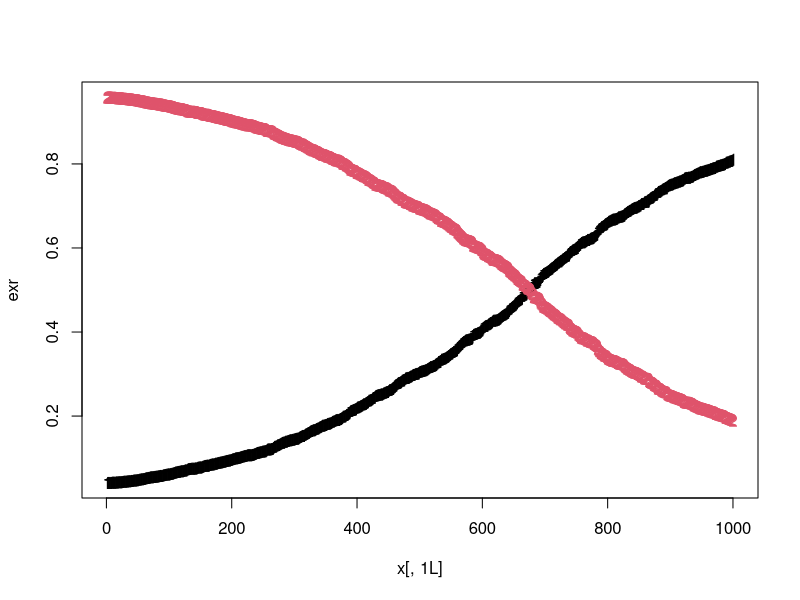
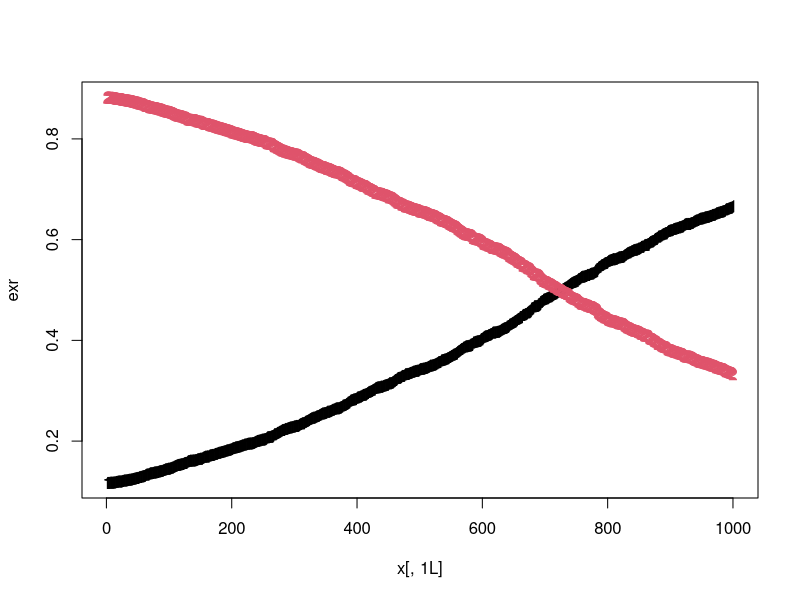
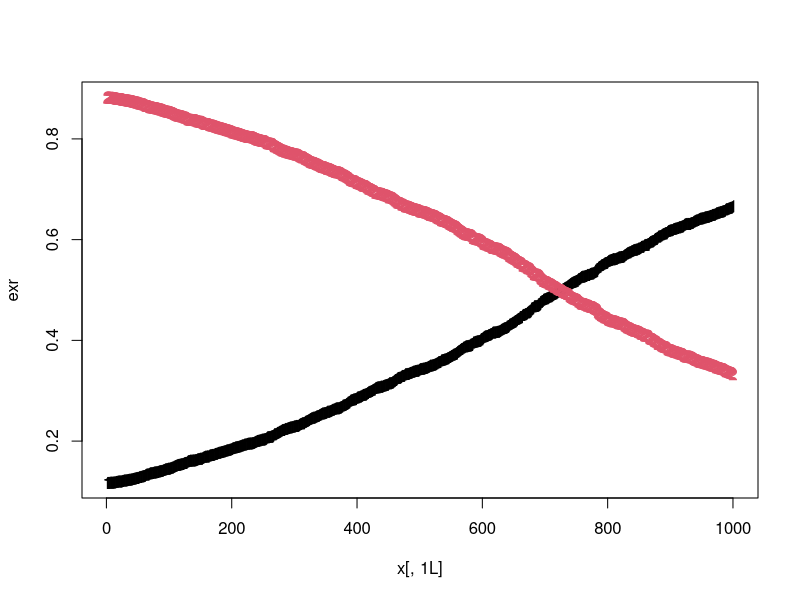
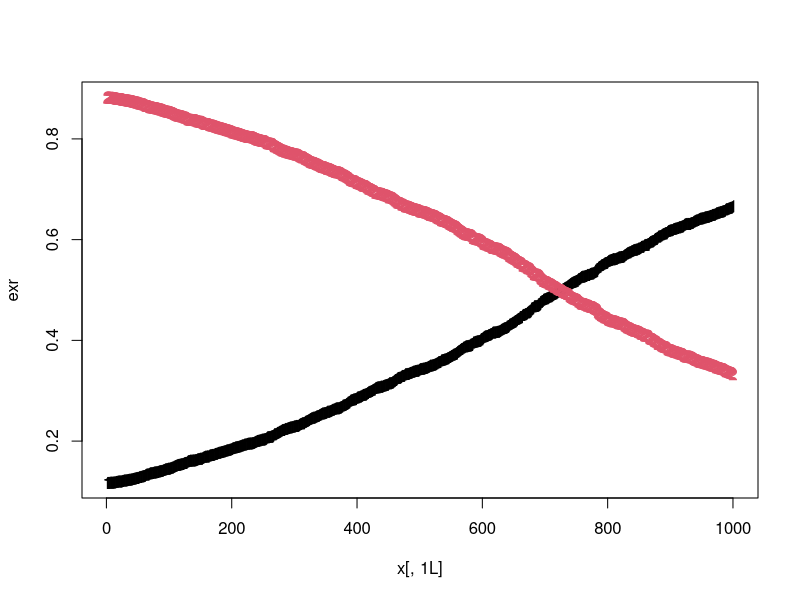
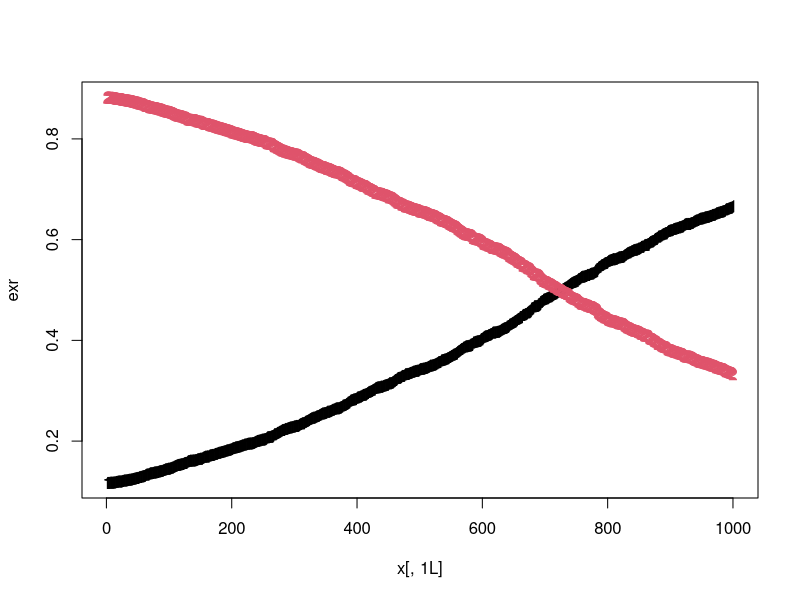
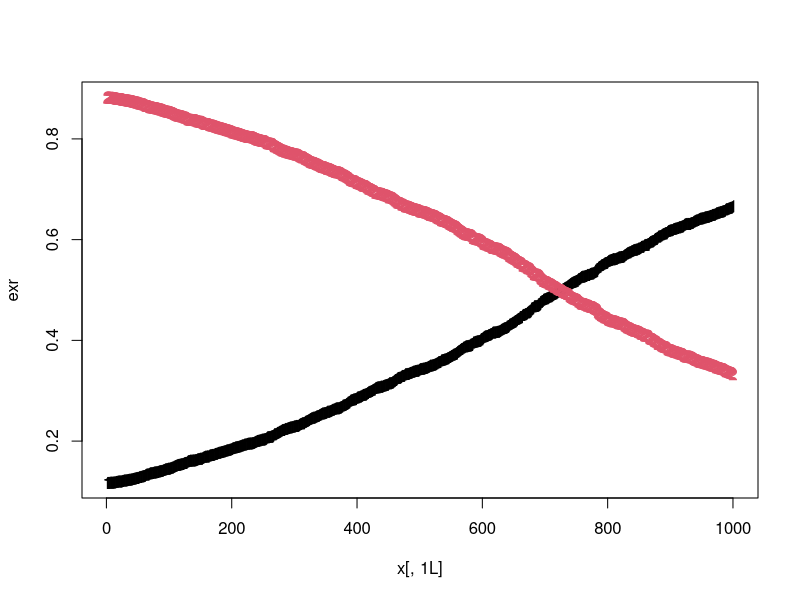
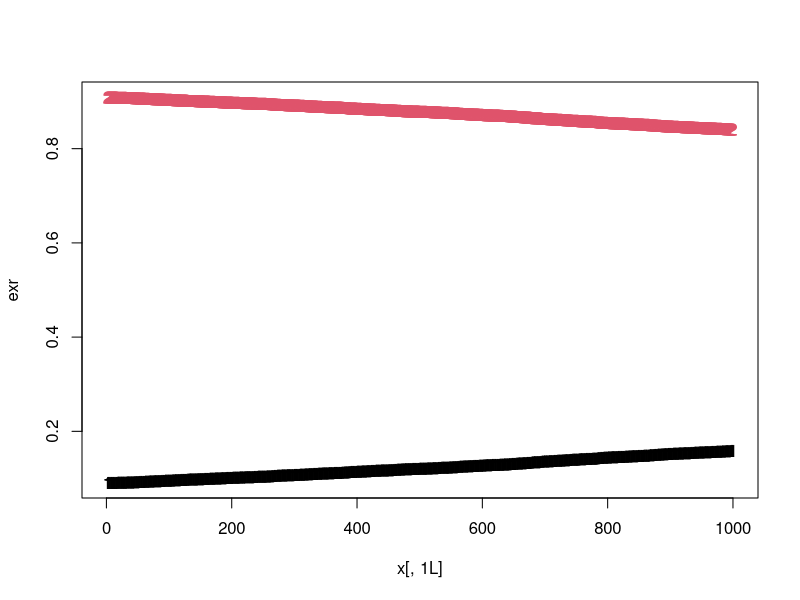
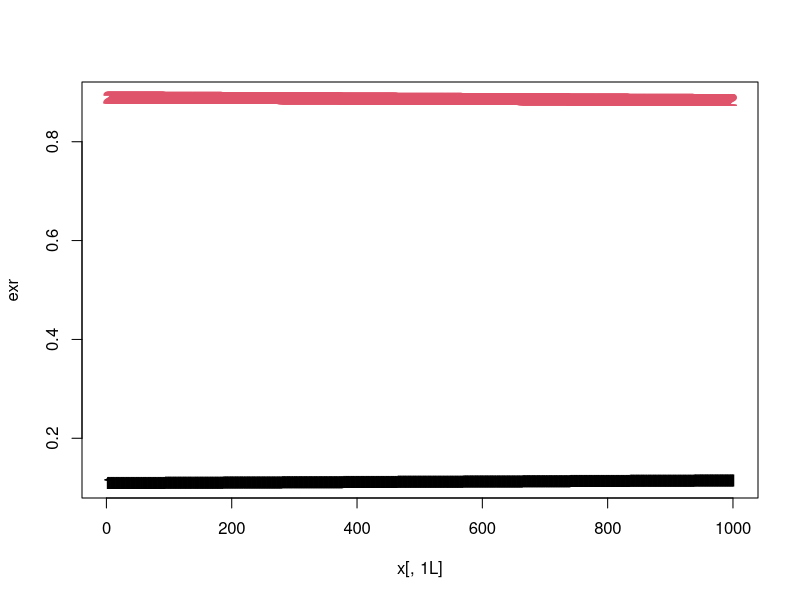

The R source for these figures, in order: (Note: this script raises an error after producing the figures.)

library(mvtnorm)
library(MASS)
options(error=dump.frames)

# t - registered time, no censorship, nx1
# t.l, t.u - lower and upper bounds in interval-censored data, nx1 each 
# if data is uncensored, they should be equal (but only t.l is used)
# right.censored - indicator, nx1
# interv.censored - indicator, nx1
# X covariates - nxp
# w - simulated latent times, nx1
# Z - indicator of latent component, n x J
# beta - coeffcients of AFT models, J x p
# sigma - sigma of AFT models, J x 1 
# rho - coefficients of logistic link, J x p

moaftme.sampler <- function(t.l, t.u, right.censored, int.censored, X, J, M, 
        n0, S0, b0, B0, tune) {
    n <- nrow(X)
    p <- ncol(X)

    # samples
    w.samples <- matrix(NA, nrow=M, ncol=n)
    Z.samples <- array(NA, c(M, n, J))
    sigma.samples <- matrix(nrow=M, ncol=J)
    # usar B0
    beta.samples <- array(NA, c(M, J, p))
    rho.samples <- array(NA, c(M, J, p))

    # initial sampling
    Z.samples[1,,] <- t(rmultinom(n, 1, rep(1/J, J)))
    beta.samples[1,,] <- matrix(rnorm(p*J, mean=0, sd=1), ncol=p)
    rho.samples[1,,] <- matrix(rnorm(p*J, mean=0, sd=1), ncol=p)
    # set first col to zero for identifiability
    rho.samples[1,1,] <- matrix(0, nrow=p, ncol=1)
    #sigma.samples[1,] <- matrix(1/rgamma(J, n0/2, n0*S0/2), nrow=1)
    sigma.samples[1,] <- matrix(1, nrow=1, ncol=J)
    w.samples[1,] <- matrix(0, nrow=n)

    accepts <- rep(0, J)

    # main loop
    for (m in 2:M) {
        print(m)

        w.samples[m,] <- sample.w(t.l, t.u, right.censored, int.censored,
                Z.samples[m-1,,],
                X,
                beta.samples[m-1,,],
                sigma.samples[m-1,])
        #w.samples[m,] <- sample.w.2(t.l, t.u, right.censored, int.censored,
        #        X,
        #        beta.samples[m-1,,],
        #        rho.samples[m-1,,],
        #        sigma.samples[m-1,])

        Z.samples[m,,] <- sample.z(w.samples[m,], X,
                beta.samples[m-1,,], 
                rho.samples[m-1,,],
                sigma.samples[m-1,])
        #print (Z.samples[m,,])
        
        if (any(colSums(Z.samples[m,,])==0)) {
            browser()
        }

        # sample.beta uses log of time
        Y <- log(w.samples[m,])
        #out <- sample.beta.2(Y, X, Z.samples[m,,])
        out <- sample.beta(Y, X, Z.samples[m,,], n0, S0, b0, B0)
        beta.samples[m,,] <- out$beta
        sigma.samples[m,] <- out$sigma
        
        out <- sample.rho(X, Z.samples[m,,], rho.samples[m-1,,], tune)
        rho.samples[m,,] <- out$rho
        accepts <- accepts + out$accept

    }
    acc.rate <- (accepts*100)/m
    list(w.samples=w.samples,Z.samples=Z.samples,sigma.samples=sigma.samples,
            beta.samples=beta.samples,rho.samples=rho.samples,acc.rate=acc.rate)
}

# return .w, 1xp matrix of pseudo-observations
sample.w <- function(t.l, t.u, right.censored, int.censored, Z, X,
        .beta, .sigma) {
    # convert from 0,1 to T,F
    Z <- (Z == 1)
    # by default (no censorship) .w[i] = t.l
    .w <- t.l
    for (i in 1:nrow(t.l)) {
        xtb <- crossprod(X[i,], .beta[Z[i,],])
        s <- .sigma[Z[i,]]
        if (int.censored[i]==1) {
            FlFu <- plnorm(c(t.l[i], t.u[i]), xtb, s)
            # handle case when Fl and Fu ~ 1
            if (FlFu[1] > (1-1e-6)) {
                .w[i] <- runif(1, t.l[i], t.u[i])
            } else {
                .w[i] <- qlnorm(runif(1, FlFu[1], FlFu[2]), xtb, s)
            }
        } else if (right.censored[i]==1) {
            Fl <- plnorm(t.l[i], xtb, s)
            .w[i] <- qlnorm(runif(1, Fl, 1 ), xtb, s)
            .w[i] <- ifelse(is.infinite(.w[i]), t.l[i], .w[i])
        }
        #print(.w[i])
        if (is.infinite(.w[i])) {
            print('Infinite')
        }
        if (is.nan(.w[i])) {
            print('nan')
        }
        if (is.infinite(.w[i]) || is.nan(.w[i])) {
            print(.beta[Z[i,],])
            print(s)
            print(xtb)
            print(sprintf("i=%d, Fl=%f, Fu=%f, rc=%d", i, plnorm(t.l[i], xtb, s), plnorm(t.u[i], xtb, s), right.censored[i]))
        }
 
    }
    .w
}

sample.w.2 <- function(t.l, t.u, right.censored, int.censored, X,
        .beta, .rho, .sigma) {
    # convert from 0,1 to T,F
    .w <- matrix(nrow=1,ncol=nrow(X))
    for (i in 1:nrow(t.l)) {
        if (int.censored[i]==1) {
            Fl <- dF.i(t.l[i], X[i,], .beta, .rho, .sigma)
            Fu <- dF.i(t.u[i], X[i,], .beta, .rho, .sigma)
            Fw <- runif(1, Fl, Fu) 
            f.tmp <- function(w) {
                Fw-dF.i(w, X[i,], .beta, .rho, .sigma)
            }
            t. <- seq(0, 1, 0.01) 
            ft. <- apply(as.matrix(t.), 1,f.tmp)
            .w[i,] <- uniroot(f.tmp, lower=t.l[i], upper=t.u[i])
        } else if (right.censored[i]==1) {
            Fl <- dF.i(t.l[i], X[i,], .beta, .rho, .sigma)
            Fw <- function(w) {
                runif(1, Fl, 1)-dF.i(w, X[i,], .beta, .rho, .sigma)
            }
            print(sprintf("%f %f %f %f" , t.l[i], 1, Fw(t.l[i]), Fw(1)))
            .w[i] <- uniroot(Fw, lower=t.l[i], upper=999)
        } else {
            .w[i] <- t.l[i]
        }
    }
    .w
}

# return nxJ matrix Z where Z[i,j]=1 indicates obs. i comes from component j
sample.z <- function(w, X, .beta, .rho, .sigma) {
    # .p: nxj matrix where .p(i,j) = p(x.i, rho.j)
    xtr <- tcrossprod(X, .rho)
    # logs to (try to) avoid overflow
    .p <- exp(xtr - repmat(log(rowSums(exp(xtr))), 1, nrow(.rho)))
    # .f: nxj matrix where .f(i,j) = .f_j(x.i, .beta.j) 

    .f <- dlnorm(repmat(w, 1, ncol(.p)), tcrossprod(X,.beta), repmat(matrix(.sigma,nrow=1), nrow(X), 1))
    # h: nxj matrix where

    #hist(w, 20)
    #print(w)
    #print (.f)

    h <- matrix(1, nrow=nrow(.p), ncol=ncol(.p))
    for (j in 1:ncol(.p)) {
        for (j2 in 1:ncol(.p)) {
            if (j2 != j) {
                h[,j] <- h[,j] + (.p[,j2]*.f[,j2])/(.p[,j]*.f[,j])
                #(.p[,j2]*.f[,j2])
                #(.p[,j]*.f[,j])
                #print((.p[,j2]*.f[,j2])/(.p[,j]*.f[,j]))
                #(1 + (.p[,j2]*.f[,j2])/(.p[,j]*.f[,j]))^(-1)
            }
        }
    }
    h <- 1/h

    if (any(is.nan(h))) {
        browser()
        #print("nan")
        #print(xtr)
        ##print(rowSums(exp(xtr)))
        #print(.p)
        #print(.f)
    }

    Z <- matrix(nrow=nrow(X), ncol=nrow(.beta))
    for (i in 1:nrow(X)) {
        Z[i,] <- rmultinom(1, 1, h[i,])
    }
    Z
}

# Y: log(w)
# z: column of memberships for jth component
sample.beta <- function(Y,X,Z,n0,S0,b0,B0) {

    #J x p
    out.beta <- matrix(NA, nrow=ncol(Z), ncol=ncol(X))
    #1 x J
    out.sigma <- matrix(NA, nrow=1, ncol=ncol(Z))
    for (j in 1:nrow(out.beta)) {
        #out <- sample.beta.j(Y, X, Z.samples[m,,j], sigma.samples[m-1,j]^2, n0, S0, b0, B0)  
        #sigma.samples[m,j] <- sqrt(out$sig2j)
        #beta.samples[m,j,] <- t(out$beta.j)
        X.s<- matrix(X[Z[,j]==1,],nrow=sum(Z[,j]) ,ncol=ncol(X))
        Y.s<- Y[Z[,j]==1]
        .n <-nrow(X.s)
        p <- ncol(X.s)
        b0<-matrix(0,ncol(X.s),1)
        B0<-1000*diag(ncol(X.s))
        B1<- ginv(ginv(B0) + t(X.s) %*% X.s)
        b1<-B1%*%(ginv(B0)%*%b0 + t(X.s)%*%Y.s)
        beta.h<- ginv(t(X.s)%*% X.s ) %*% t(X.s) %*% Y.s
        n1<-n0 + .n
        #beta.j<- t(rmvt(1,B1,n1)) + b1
        beta.j<- t(rmvt(1,B1,n1)) + b1
        S2 <- t(Y.s)%*% ( diag(.n) - X.s%*%ginv(t(X.s)%*% X.s)%*%t(X.s) )%*% Y.s / (.n - ncol(X.s))
        n1S1<-n0*S0 + (.n-p)*S2[1,1] + t(beta.h - b0)%*% ginv( B0 + ginv(t(X.s)%*%X.s) ) %*% (beta.h -b0)
        out.sigma[j] <- sqrt(1/ rgamma(1,n1/2,n1S1/2))
        out.beta[j,] <- beta.j 
        #while (is.nan(sigma.j))  {
        #    sigma.j <- 1/ rgamma(1,n1/2,n1S1/2)
        #}
    }
    list(beta=out.beta,sigma=out.sigma)
}

sample.beta.2 <- function(Y, X, Z) {
    #J x p
    out.beta <- matrix(NA, nrow=ncol(Z), ncol=ncol(X))
    #1 x J
    out.sigma <- matrix(NA, nrow=1, ncol=ncol(Z))

    # 0,1 -> T,F for indexing
    Z <- (Z==1)
    for (j in 1:nrow(out.beta)) {
        X.s <- X[Z[,j],]
        Y.s <- matrix(Y[Z[,j]],ncol=1)
        fit = lm(Y.s ~ 0 + X.s)
        .beta.hat <- matrix(fit$coef, c(1, fit$rank))
        s2 <- sum(fit$residuals^2)/fit$df.residual
        shape <- fit$df.residual/2
        rate <- fit$df.residual/2 * s2
        vbeta <- vcov(fit)/s2
        out.sigma[j] <- sqrt(1/rgamma(1, shape=shape, rate=rate))
        print(.beta.hat)
        print(vbeta)
        .beta <- mvrnorm(1, rep(0, ncol(.beta.hat)), vbeta) 
        out.beta[j,] <- .beta.hat + .beta * out.sigma[j]
    }
    #log.post <- function(.beta) {
    #    P1 <- X %*% solve(t(X.s) %*% X) %*% t(X)
    #    -(p+1)/2 * log(n+1) - n/2 * log(t(y) %*% y -n/(n+1) * t(y) %*% P1 %*% y - 1/(n+1) * t(.beta) %*% t(X) %*% P1 %*% X %*% .beta)
    #}
    list(beta=out.beta, sigma=out.sigma)
}

# .rho: rho matrix Jxp
# tune: variance of proposal distrib
#  Z: nxJ membership matrix
# returns 1
sample.rho <- function(X, Z, .rho, tune) {
    # log posteriors of rows of a rho matrix
    # as a vector of length J
    log.post <- function(r) {
        # TODO flatness for log.pri
        log.pri <- dmvnorm(r, rep(0, ncol(X)), 100*diag(ncol(X)),log=TRUE)
        exr <- exp(tcrossprod(X, r))
        exr <- exr/repmat(rowSums(exr), 1, ncol(exr))
        log.lik <- colSums(log(exr))
        log.lik + log.pri
    }

    cand.rho <- matrix(NA, nrow=nrow(.rho), ncol=ncol(.rho))
    # set to zero for identifiability
    cand.rho[1,] <- 0
    for (j in 2:nrow(.rho)) {
        cand.rho[j,] <- rmvnorm(1, .rho[j,], tune*diag(ncol(.rho)))
    }
    # vector of ratios J
    ratio <- exp(log.post(cand.rho) - log.post(.rho)) 

    accept <- rep(0, nrow(.rho))
    for (j in 2:nrow(.rho)) {
        if (runif(1) < ratio[j]) {
            accept[j] <- 1
            .rho[j,] <- cand.rho[j,] 
        } 
    }

    exr <- exp(tcrossprod(X, .rho))
    exr <- exr/repmat(rowSums(exr), 1, ncol(exr))
    matplot(y=exr)

    list(rho=.rho,accept=accept)
}

# matlab-like
repmat <- function(a,n,m) { kronecker(matrix(1, n, m), a) }

# F(t_i | x_i, theta)
dF.i <- function(t.i, x.i, .beta, .rho, .sigma) {
    .p <- exp(tcrossprod(x.i, .rho))
    .p <- .p/repmat(rowSums(.p), 1, ncol(.p))
    sum(.p*plnorm(t.i, meanlog=tcrossprod(x.i,.beta), sdlog=.sigma))
}

df.i <- function(t.i, x.i, .beta, .rho, .sigma) {
    .p <- exp(tcrossprod(x.i, .rho))
    .p <- .p/repmat(rowSums(.p), 1, ncol(.p))
    sum(.p*dlnorm(t.i, meanlog=tcrossprod(x.i,.beta), sdlog=.sigma))
}

sim.data <- function(plot=FALSE) {
    n <- 1000
    X <- matrix(sort(runif(n, -2, 2)),ncol=1)
    .beta <- matrix(c(1,-1), nrow=2)
    .rho <- matrix(c(16, 8), nrow=2)
    .sigma <- matrix(c(.2, .1), nrow=1)
    .p <- 1/(1+exp(-.rho[1]*X))
    z <- rbinom(length(X), 1,  .p) 
    t0 <- exp(.beta[1]*X[z==0])*exp(rnorm(sum(z==0))*.sigma[1]) 
    t1 <- exp(.beta[2]*X[z==1])*exp(rnorm(sum(z==1))*.sigma[2]) 
    if (plot) {
        plot(X, .p, type="l", ylab="t", col="green", xlim=c(-2,2), ylim=c(0, 2))
        points(X[z==0], t0, col="blue", xlim=c(-2,2))
        points(X[z==1], t1, col="red",  xlim=c(-2,2))
        #dev.print(device=pdf,"simdata.pdf")
    }
    t.l <- matrix(c(t0, t1),ncol=1)
    t.u <- t.l
    right.censored <- rep(0, n)
    int.censored <- rep(0,n)
    list(t.l=t.l,t.u=t.u,
            right.censored=right.censored,
            int.censored=int.censored,
            z=z,
            beta=.beta,
            rho=.rho,
            sigma=.sigma,
            X=X)
}

test.sample.z <- function() {
    d <- sim.data() 
    # use uncensored data
    w <- d$t.l
    z <- sample.z(w, d$X, d$beta, d$rho, d$sigma)
    print(d$z)
    print(z)
}

test.sample.w <- function() {
    n <- 40
    X <- matrix(0.1, nrow=n)
    x.i <- X[1,]
    .beta <- matrix(c(1), nrow=1)
    .sigma <- matrix(c(.2), nrow=1)

    t. <- seq(0, 2, 0.001) 
    Z <- matrix(1,nrow=nrow(X))

    # all int censored
    rc <- rep(0, length(t.))
    ic <- rep(1, length(t.))

    l <- 1.0
    u <- 1.4
    t.l <- matrix(rep(l, nrow(X)), ncol=1)
    t.u <- matrix(rep(u, nrow(X)), ncol=1)
    w <- sample.w(t.l, t.u, rc, ic, Z, X, .beta, .sigma) 

    xtb <- x.i*.beta
    sdlog <- .sigma
    F. <- plnorm(t., xtb, sdlog)
    f. <- dlnorm(t., xtb, sdlog)

    plot(t., F., type='l', col="red", xlim=c(0, max(t.)))
    lines(t., f./2, col="black", lty=4)
    lines(c(l, l), c(0, 10), col="gray")
    lines(c(u, u), c(0, 10), col="gray")
    Fl <- plnorm(l, xtb, sdlog)
    Fu <- plnorm(u, xtb, sdlog)
    Fw <- plnorm(w, xtb, sdlog)
    lines(c(0, max(t.)), c(Fl, Fl), col="green")
    lines(c(0, max(t.)), c(Fu, Fu), col="blue")
    points(w, rep(0, length(w)), pch='|')
    points(rep(0, length(Fw)), Fw, pch='-')
    #dev.print(device=pdf,"samplew.pdf")
}

test.sample.beta.j <- function() {
    z<-sample(c(0,1),size=1000,prob=c(0.4, 0.6) ,replace=T)
    X<-cbind(1,rnorm(1000))
    b<-matrix(c(2,5),2,1)
    Y<-X %*% b + rnorm(1000)

    sample.beta.j(Y,X,z,sig2j=3,n0=1,S0=2,b0=matrix(0,2,1),B0=100*diag(2))
}

test.sample.rho <- function() {
    d <- sim.data() 
    # use uncensored data
    w <- d$t.l
    tune <- 1
    Z <- sample.z(w, d$X, d$beta, d$rho, d$sigma)
    .rho <- matrix(c(2, 3), ncol=1) 
    for (i in 1:100) {
        out <- sample.rho(d$X, Z, .rho, tune)
        .rho <- out$rho
        #print(out$accept)
        #print(.rho)
    }
}

test.sampler.1 <- function() {
    n0 <- 1
    S0 <- diag(100)
    b0 <- 1
    B0 <- 1
    tune <- 1
    M <- 5000
    J <- 2

    sim <- sim.data()
    X <- cbind(rep(1,nrow(sim$X)), sim$X)

    rc <- sim$right.censored
    ic <- sim$int.censored

    out <- moaftme.sampler(sim$t.l, sim$t.u, rc, ic, X, J, M, 
        n0=1, S0=2, b0=matrix(0,2,1), B0=100*diag(2), tune)
}

test.sampler.2 <- function() {
    n0 <- 1
    S0 <- diag(100)
    b0 <- 1
    B0 <- 1
    tune <- 50
    M <- 3000
    J <- 2

    d <- read.table('flourbeetle.txt', header=TRUE)

    X <- model.matrix(~ X1, d)

    rc <- d$rc
    ic <- d$ic
    t.l <- matrix(d$t.l,ncol=1)
    t.u <- matrix(d$t.u,ncol=1)

    out <- moaftme.sampler(t.l, t.u, rc, ic, X, J, M, 
        n0=1, S0=2, b0=matrix(0,2,1), B0=100*diag(2), tune)
    out
}

moaftme.MCEM <- function(t.l, t.u, right.censored, int.censored, X, J, M) {

    n <- nrow(X)
    p <- ncol(X)
    .beta <- rnorm(p*J, 0, 1e-6)
    .rho  <- rnorm(p*J, 0, 1e-6)
    .sigma <- 1/rgamma(J, 1/2, 1/2)

    wm <- matrix(NA, nrow=M, ncol=p)
    for (m in 1:M) {

    }

}

#test.sample.beta.j()
#test.sampler.1()
#out <- test.sampler.2()

if (FALSE) {
    ts.plot(out$beta[,1,1])
    plot(density(out$beta[,1,1]))
    ts.plot(out$beta[,1,2])
    ts.plot(out$beta[,2,1])
    ts.plot(out$beta[,2,2])
    ts.plot(out$sigma[,1])
    plot(density(out$sigma[,1]))
    ts.plot(out$sigma[,2])
    ts.plot(out$sigma[,3])
    ts.plot(out$rho[,2,1])
    ts.plot(out$rho[,3,1])
    matplot(cbind(out$beta[,1,1], 10*out$sigma[,1]), type='l')
    matplot(out$beta[,1,1:2], type='l')
    matplot(out$rho[,1,1:2], type='l')
    matplot(out$rho[,2,1:2], type='l')
}

#test.sample.rho()
#test.sample.w()
#test.sample.z()
#sim.data(TRUE)
#package.skeleton(name="moaftme", namespace=TRUE)
test.sampler.1()
#test.sampler.2()
